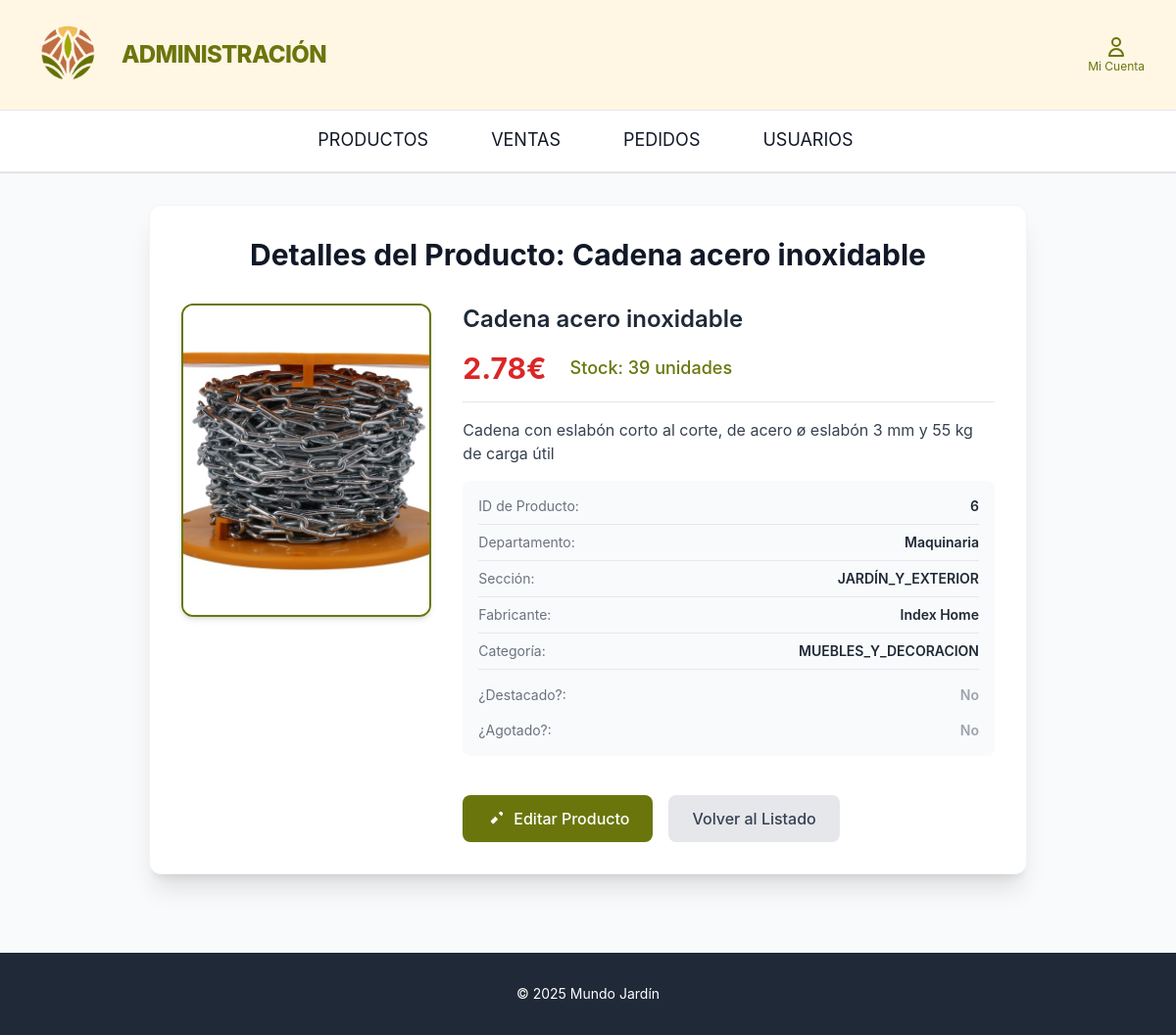
Page /catalogoAdmin/mostrar/6/ on the earlier database version.
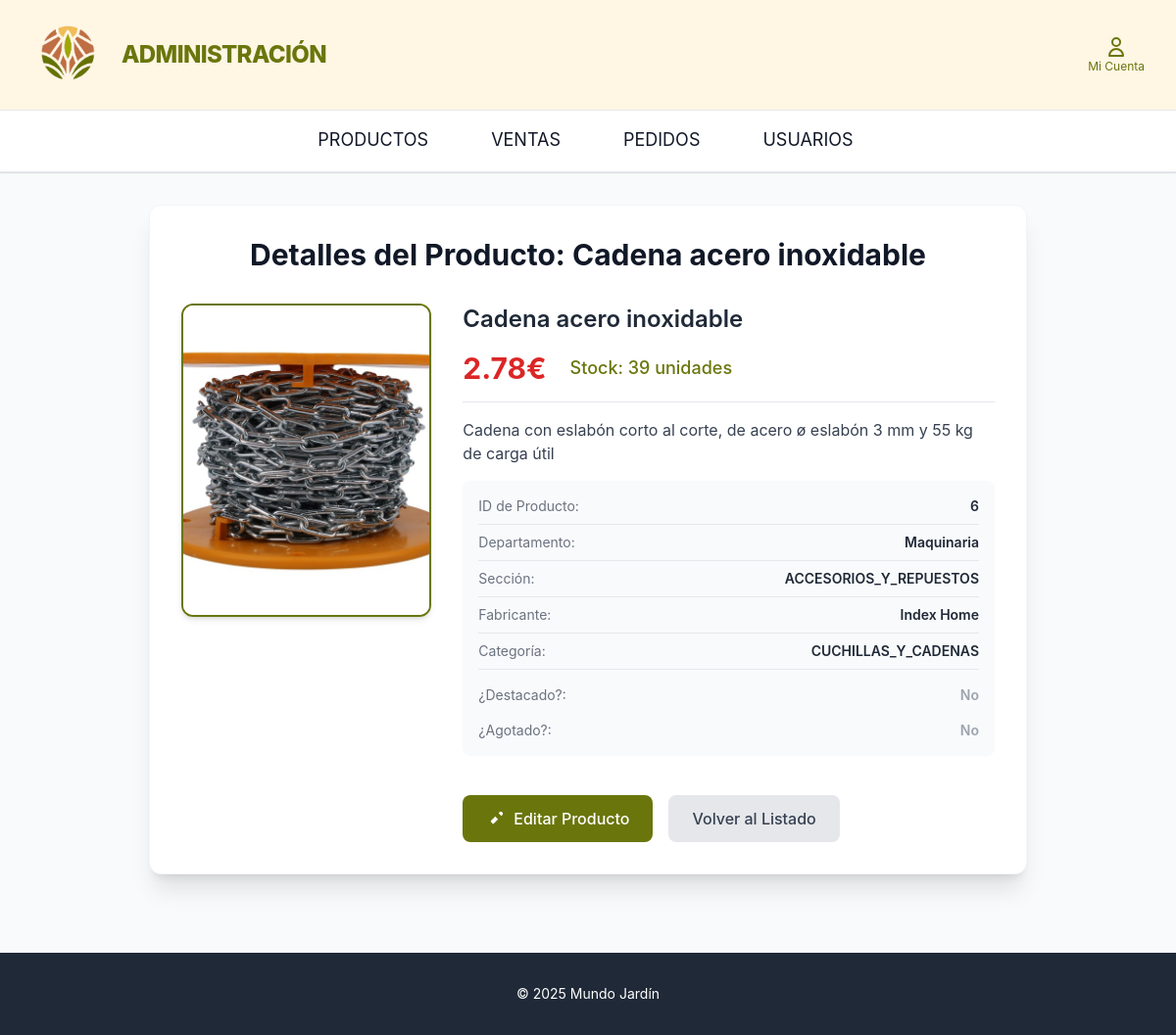
Same page on the later database version.
### home/models.py (models this page shows, shortened)
class Producto(models.Model):
    nombre= models.CharField(max_length=200)
    descripcion= models.TextField()
    departamento= models.CharField(max_length=200)
    seccion=models.CharField(max_length=50, choices=Seccion.choices)
    fabricante=models.CharField(max_length=200)
    categoria=models.CharField(max_length=50, choices=Categoria.choices)
    precio= models.DecimalField(max_digits=10, decimal_places=2)
    stock=models.IntegerField(default=0)
    imagen= models.ImageField(upload_to='', blank=True, null=True)
    esta_agotado= models.BooleanField(default=False)
    esta_destacado= models.BooleanField(default=False)
    orden = models.PositiveIntegerField(default=0, blank=False, null=False)
    class Meta:
        ordering = ['orden']

### catalogo_admin/views.py (the view)
# urls.py: path('mostrar/<int:pk>/', views.mostrar_producto, name='mostrar_producto'),
def mostrar_producto(request, pk):
    producto = get_object_or_404(Producto, pk=pk)
    context = {'producto': producto}
    return render(request, 'catalogo_admin/mostrar_producto.html', context)

### catalogo_admin/templates/catalogo_admin/mostrar_producto.html (shortened to what this page needs)
{% extends 'catalogo_admin/base_admin.html' %}
{% load static %}
{% block content %}
<div class="max-w-4xl mx-auto bg-white p-8 rounded-xl shadow-xl border border-gray-100">
    <h1 class="text-3xl font-bold text-gray-900 mb-8 text-center lm-text-green">
        Detalles del Producto: {{ producto.nombre }}
    </h1>
    <div class="grid md:grid-cols-3 gap-8">
        <div class="md:col-span-1 flex justify-center">
            {% if producto.imagen %}
                <img src="{{ producto.imagen.url }}"
                     alt="{{ producto.nombre }}"
                     class="w-full h-auto max-h-80 object-cover rounded-xl shadow-md border-2 lm-border-green">
            {% else %}
                <div class="w-full h-64 bg-gray-200 flex items-center justify-center rounded-xl text-gray-500 border border-dashed">
                    Sin Imagen Disponible
                </div>
            {% endif %}
        </div>
        <div class="md:col-span-2 space-y-4">
            <h2 class="text-2xl font-semibold text-gray-800">{{ producto.nombre }}</h2>
            <div class="flex space-x-6 items-center border-b pb-4">
                <span class="text-3xl font-bold text-red-600">{{ producto.precio }}€</span>
                <span class="text-lg font-medium {% if producto.stock <= 5 %}text-red-500{% else %}lm-text-green{% endif %}">
                    Stock: {{ producto.stock }} unidades
                </span>
            </div>
            <p class="text-gray-700 whitespace-pre-wrap">{{ producto.descripcion }}</p>
            <div class="bg-gray-50 p-4 rounded-lg space-y-2 text-sm">
                {% include 'catalogo_admin/snippets/producto_atributos.html' %}
            </div>
            <div class="pt-6 flex space-x-4">
                <a href="{% url 'editar_producto' pk=producto.pk %}"
                   class="lm-green text-white px-6 py-3 rounded-lg hover:lm-hover-bg transition font-medium flex items-center space-x-2">
                    <svg xmlns="http://www.w3.org/2000/svg" class="h-5 w-5" viewBox="0 0 20 20" fill="currentColor">
                        <path d="M13.586 3.586a2 2 0 112.828 2.828l-.793.793-2.828-2.828.793-.793zm-1.414 7.07l-4.243 4.243a1 1 0 01-1.414 0l-1.414-1.414a1 1 0 010-1.414l4.243-4.243 2.828 2.828z" />
                    </svg>
                    <span>Editar Producto</span>
                </a>
                <a href="{% url 'lista_productos' %}"
                   class="bg-gray-200 text-gray-700 px-6 py-3 rounded-lg hover:bg-gray-300 transition font-medium">
                    Volver al Listado
                </a>
            </div>
        </div>
    </div>
</div>
{% endblock %}

### catalogo_admin/templates/catalogo_admin/snippets/producto_atributos.html
<div class="flex justify-between border-b pb-2">
    <span class="text-gray-500">ID de Producto:</span>
    <span class="font-semibold text-gray-800">{{ producto.pk }}</span>
</div>
<div class="flex justify-between border-b pb-2">
    <span class="text-gray-500">Departamento:</span>
    <span class="font-semibold text-gray-800">{{ producto.departamento }}</span>
</div>
<div class="flex justify-between border-b pb-2">
    <span class="text-gray-500">Sección:</span>
    <span class="font-semibold text-gray-800">{{ producto.seccion }}</span>
</div>
<div class="flex justify-between border-b pb-2">
    <span class="text-gray-500">Fabricante:</span>
    <span class="font-semibold text-gray-800">{{ producto.fabricante }}</span>
</div>
<div class="flex justify-between border-b pb-2">
    <span class="text-gray-500">Categoría:</span>
    <span class="font-semibold text-gray-800">{{ producto.categoria }}</span>
</div>
<div class="flex justify-between pt-2">
    <span class="text-gray-500">¿Destacado?:</span>
    <span class="font-semibold {% if producto.esta_destacado %}text-green-600{% else %}text-gray-400{% endif %}">
        {% if producto.esta_destacado %}Sí{% else %}No{% endif %}
    </span>
</div>
<div class="flex justify-between pt-2">
    <span class="text-gray-500">¿Agotado?:</span>
    <span class="font-semibold {% if producto.esta_agotado %}text-red-600{% else %}text-gray-400{% endif %}">
        {% if producto.esta_agotado %}Sí{% else %}No{% endif %}
    </span>
</div>

Differences in the rows shown:
changed Producto "Cadena acero inoxidable": seccion "JARDÍN_Y_EXTERIOR" → "ACCESORIOS_Y_REPUESTOS"; categoria "MUEBLES_Y_DECORACION" → "CUCHILLAS_Y_CADENAS"
